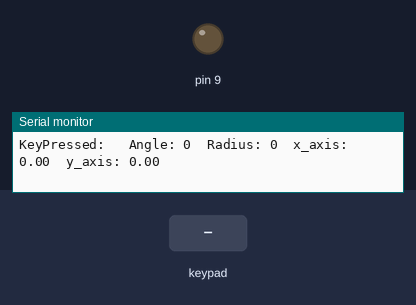
Bench run of a sketch on a simulated Arduino Uno, built with avr-gcc and run on an emulated ATmega328P. Parts: output pins drawn as LEDs (lit = HIGH), the last lines printed to the serial monitor. Dashed ring = blinking. The inputs (shaded band) are chosen by the test bench.

Above: at 1.2 s.
1.3 s: key 'L' pressed
At 2.1 s:
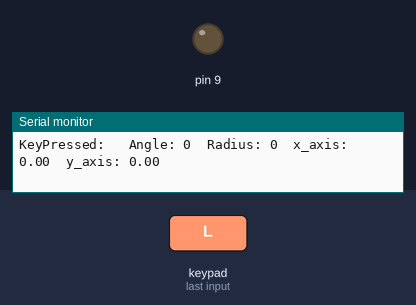
2.9 s: key 'S' pressed
At 3.17 s:
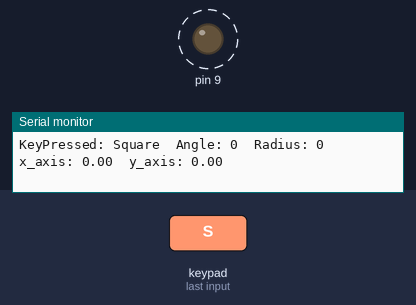
Timing chart, 0 to 5.9 s (numbered marks = the images above; inputs shaded):
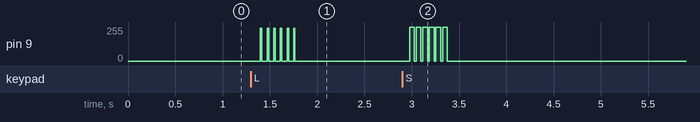

Measured:
- after the input at 1.3 s, pin 9: alternates 245/255 for 0.02 s and 0/255 for 0.05 s, 12 changes in all, then stays 0/255, starting after 0.10 s
- after the input at 2.9 s, pin 9: alternates 255/255 for 0.05 s and 0/255 for 0.02 s, 12 changes in all, then stays 0/255, starting after 0.08 s

The sketch:

RoboControle.ino
```cpp
/*
   Gamepad module provides three different mode namely Digital, JoyStick and Accerleometer.

   You can reduce the size of library compiled by enabling only those modules that you want to
   use. For this first define CUSTOM_SETTINGS followed by defining INCLUDE_modulename.

   Explore more on: https://thestempedia.com/docs/dabble/game-pad-module/
*/
#define CUSTOM_SETTINGS
#define INCLUDE_GAMEPAD_MODULE
#include <Dabble.h>
void setup() {
  // put your setup code here, to run once:
  Serial.begin(9600);      // make sure your Serial Monitor is also set at this baud rate.
  Dabble.begin(9600);      //Enter baudrate of your bluetooth.Connect bluetooth on Bluetooth port present on evive.
  pinMode(9, OUTPUT);
}

void loop() {
  Dabble.processInput();             //this function is used to refresh data obtained from smartphone.Hence calling this function is mandatory in order to get data properly from your mobile.
  Serial.print("KeyPressed: ");
  if (GamePad.isUpPressed())
  {
    Serial.print("UP");
  }

  if (GamePad.isDownPressed())
  {
    Serial.print("DOWN");
  }

  if (GamePad.isLeftPressed())
  {
    Serial.print("Left");
  }

  if (GamePad.isRightPressed())
  {
    Serial.print("Right");
  }

  if (GamePad.isSquarePressed())
  {
    Serial.print("Square");
    digitalWrite(9, HIGH);
  } else {
    digitalWrite(9, LOW);
  }

  if (GamePad.isCirclePressed())
  {
    Serial.print("Circle");
  }

  if (GamePad.isCrossPressed())
  {
    Serial.print("Cross");
  }

  if (GamePad.isTrianglePressed())
  {
    Serial.print("Triangle");
  }

  if (GamePad.isStartPressed())
  {
    Serial.print("Start");
  }

  if (GamePad.isSelectPressed())
  {
    Serial.print("Select");
  }
  Serial.print('\t');

  int a = GamePad.getAngle();
  Serial.print("Angle: ");
  Serial.print(a);
  Serial.print('\t');
  int b = GamePad.getRadius();
  Serial.print("Radius: ");
  Serial.print(b);
  Serial.print('\t');
  float c = GamePad.getXaxisData();
  Serial.print("x_axis: ");
  Serial.print(c);
  Serial.print('\t');
  float d = GamePad.getYaxisData();
  Serial.print("y_axis: ");
  Serial.println(d);
  Serial.println();
  analogWrite(9, abs(c)*35);
}
```
